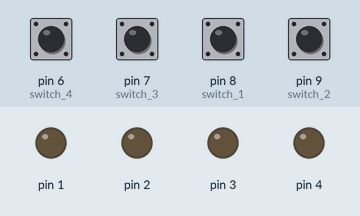
A sketch run on a simulated Arduino Uno, built with avr-gcc and run on an emulated ATmega328P. Shown: output pins drawn as LEDs (lit = HIGH). The inputs (shaded band) are chosen by the test bench; at power-on: pin 6 (switch_4), pin 7 (switch_3), pin 8 (switch_1), pin 9 (switch_2) HIGH.

Above: at 1.2 s.
1.3 s: pin 6 (switch_4) pulled LOW for 0.15 s
At 1.37 s:
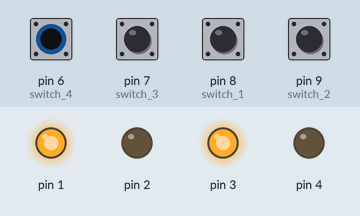
2.9 s: pin 7 (switch_3) pulled LOW for 0.15 s
At 2.97 s:
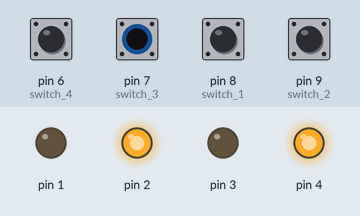
4.5 s: pin 8 (switch_1) pulled LOW for 0.15 s
At 4.57 s:
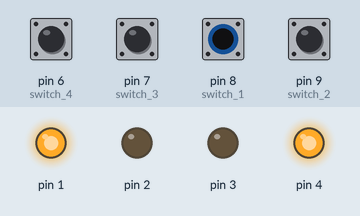
6.1 s: pin 9 (switch_2) pulled LOW for 0.15 s
At 6.17 s:
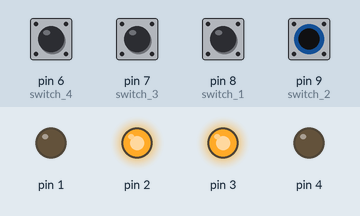
Timing chart, 0 to 8.7 s (numbered marks = the images above; inputs shaded):
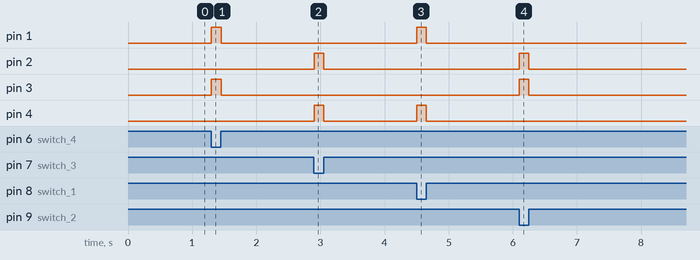

The sketch:

software_module_rams1.ino
```cpp
/* Software Module by Parthraj Veluri */
/* Setup; Initialize all I/O pins with Input pins
	as pullup */
void setup()
{
	pinMode(1,OUTPUT);
    pinMode(2,OUTPUT);
    pinMode(3,OUTPUT);
  	pinMode(4,OUTPUT);
 	pinMode(8,INPUT_PULLUP);
  	pinMode(9,INPUT_PULLUP);
  	pinMode(7,INPUT_PULLUP);
  	pinMode(6,INPUT_PULLUP);
}

/* Function setting both motors to rotate counter clockwise */
void moveBackward(int x, int y){
  	digitalWrite(x,LOW);
    digitalWrite(y,HIGH);
  }

/* Function setting both motors to rotate clockwise */
void moveForward(int x, int y){
  	digitalWrite(x,HIGH);
    digitalWrite(y,LOW);
}

/* Function stopping both motors */
void stop(int x, int y){
	digitalWrite(x,LOW);
    digitalWrite(y,LOW);
}

void loop()
{
  /* Initializing variables */
  /* Motor F means motor will go forward if motor F is set HIGH */
  /* Motor B means motor will go backward if motor B is set HIGH */
  	int motor2_F = 1;
  	int motor2_B = 2;
  	int motor1_F = 4;
  	int motor1_B = 3;
  	int switch_1 = 8;
  	int switch_2 = 9;
  	int switch_3 = 7;
  	int switch_4 = 6;


  if(digitalRead(switch_1)==LOW){
    /* Motors move forward */
  	moveForward(motor2_F,motor2_B);
    moveForward(motor1_F,motor1_B);
  }else if(digitalRead(switch_2)==LOW){
    /* Motors move backward */
  	moveBackward(motor1_F,motor1_B);
    moveBackward(motor2_F,motor2_B);
  }else if(digitalRead(switch_3)==LOW){
    /* Motors turn right */
    moveForward(motor1_F,motor1_B);
    moveBackward(motor2_F,motor2_B);
  }else if(digitalRead(switch_4)==LOW){
    /* Motors turn left */
    moveBackward(motor1_F,motor1_B);
    moveForward(motor2_F,motor2_B);
  }else{
    /* Motors do no move */
    stop(motor1_F,motor1_B);
    stop(motor2_F,motor2_B);
  }
}
```

Measured:
- after the input at 1.3 s, pin 1, pin 3: LOW → HIGH at once, → LOW 0.15 s later
- after the input at 2.9 s, pin 2, pin 4: LOW → HIGH at once, → LOW 0.15 s later
- after the input at 4.5 s, pin 1, pin 4: LOW → HIGH at once, → LOW 0.15 s later
- after the input at 6.1 s, pin 2, pin 3: LOW → HIGH at once, → LOW 0.15 s later
